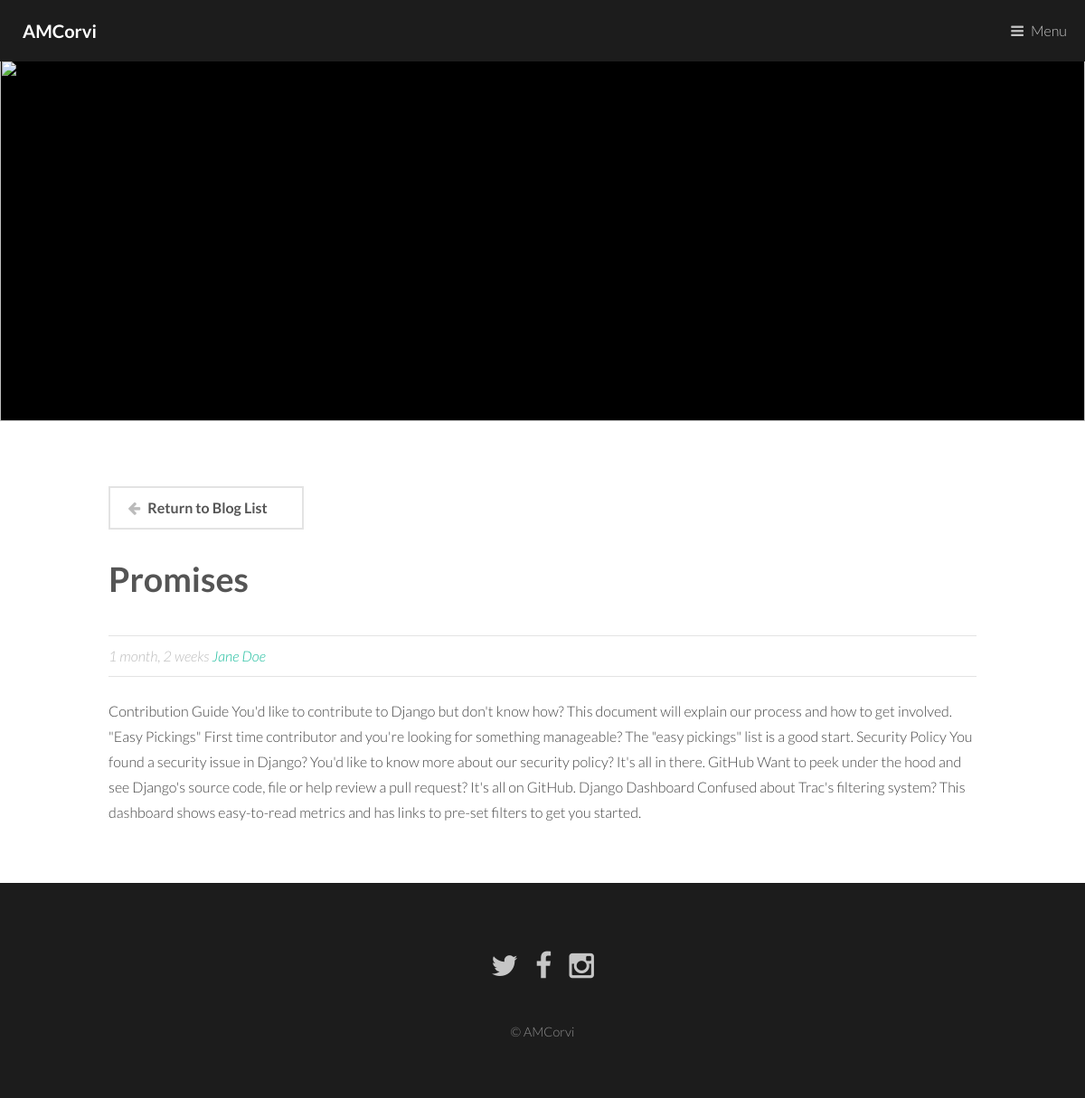
Page /blog/3/ on the committed database.
### blog/models.py (models this page shows, shortened)
class Blog(models.Model):
   author = models.CharField(max_length=20, blank=True)
   post_title = models.CharField(max_length=50)
   post_content = models.TextField()
   date_create = models.DateTimeField('data published')
   img_url = models.URLField(max_length=300, blank=True)
   tags = models.ManyToManyField(Tag)

### blog/views.py (the view)
# urls.py: url(r'^(?P<pk>[0-9]+)/$', PostView.as_view(), name="post")
class  PostView(generic.DetailView):
    model = Blog

### blog/templates/blog/blog_detail.html (shortened to what this page needs)
<!DOCTYPE HTML>
{% load static %}
<html>
	<head>
        <link rel="stylesheet" href="{% static 'blog/styles/main.css'%}" />
        <link rel="stylesheet" href="//cdnjs.cloudflare.com/ajax/libs/highlight.js/9.10.0/styles/default.min.css">
	</head>
	<body>
			<header id="header">
				<a href="/" class="logo"><strong>AMCorvi</strong></a>
				<nav>
					<a href="#menu">Menu</a>
				</nav>
			</header>
            <div class="blogbanner">
					<div class="image full">
                        <img align="middle" src="" alt="" />
					</div>
            </div>
			<section id="main">
				<div class="inner">
            <a href="/blog#{{blog.pk}}" > <p class="button alt icon fa-arrow-left">Return to Blog List</p> </a>
					<header>
                        <h1>{{ blog.post_title }}</h1>
                        <p class="info">{{blog.date_create|timesince}} <a href="#">Jane Doe</a></p>
					</header>
                    <p id="post_content"> {{ blog.post_content }} </p>
				</div>
			</section>
			<footer id="footer">
				<ul class="icons">
					<li><a href="#" class="icon fa-twitter"><span class="label">Twitter</span></a></li>
					<li><a href="#" class="icon fa-facebook"><span class="label">Facebook</span></a></li>
					<li><a href="#" class="icon fa-instagram"><span class="label">Instagram</span></a></li>
				</ul>
				<div class="copyright">
					&copy; AMCorvi
				</div>
			</footer>
	</body>
</html>

### rows in the picture
Blog: post_title "Promises", date_create "1 month, 2 weeks", post_content "Contribution Guide You'd like to contribute to Django but don't know how? This document will explain our process and how to get involved. \"Easy Pickings\" First time contributor and you're looking for something manageable? The \"easy pickings\" list is a good start. Security Policy You found a security issue in Django? You'd like to know more about our security policy? It's all in there. GitHub Want to peek under the hood and see Django's source code, file or help review a pull request? It's all on GitHub. Django Dashboard Confused about Trac's filtering system? This dashboard shows easy-to-read metrics and has links to pre-set filters to get you started."
